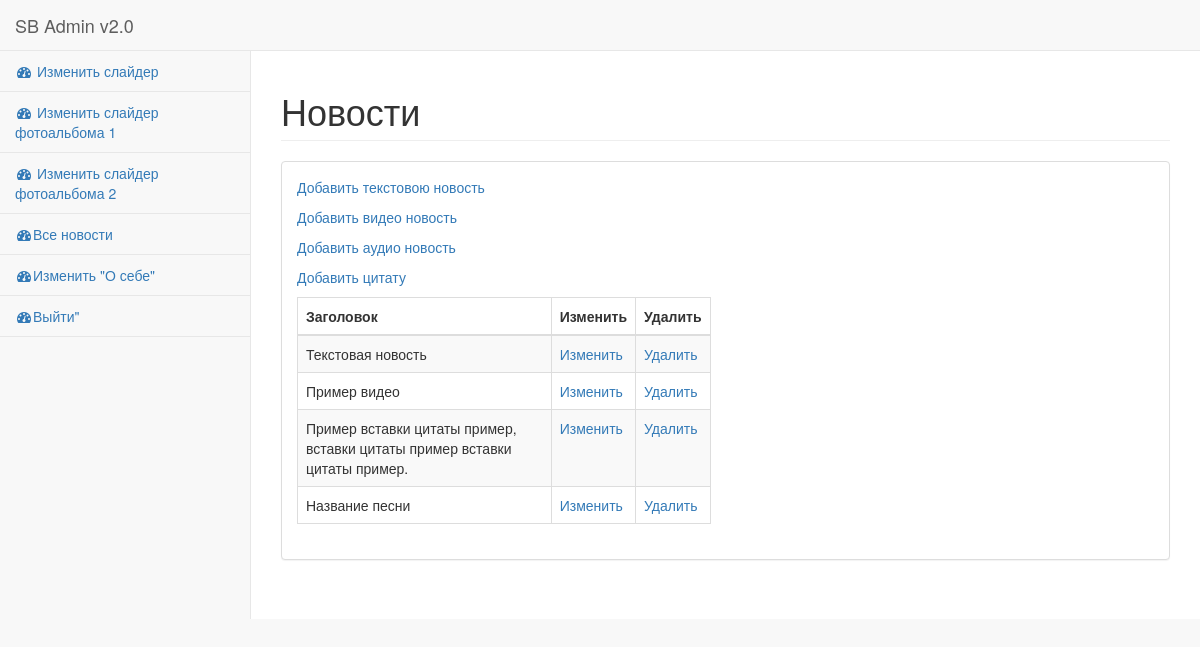
Page /index.php/admin/news on the committed database.
### tables this page shows
CREATE TABLE IF NOT EXISTS `news` (
  `id` int(5) NOT NULL AUTO_INCREMENT,
  `type` varchar(20) NOT NULL,
  `category` varchar(50) NOT NULL,
  `title` varchar(255) NOT NULL,
  `full_text` text NOT NULL,
  `media_video` text NOT NULL,
  `media_audio` text NOT NULL,
  `media_img` varchar(255) NOT NULL,
  `vazhno` int(2) NOT NULL,
  `date` int(10) NOT NULL,
  PRIMARY KEY (`id`)
);

### application/controllers/Admin.php (called while the page is built, shortened)
<?php
class Admin extends CI_Controller {
	public function __construct()
        {
			$this->load->model('Main_m');
		}
	public function news()
	{
		$data['news']=$this->Main_m->get_news();
		$this->load->view('admin_news',$data);
	}
}

### index.php (called while the page is built, shortened)
<?php
require_once BASEPATH.'core/CodeIgniter.php';

### application/models/Main_m.php (called while the page is built, shortened)
<?php
class Main_m extends CI_Model {
		public function get_news()
        {
                $query = $this->db->get('news');
                return $query->result();
        }
}
?>

### application/views/admin_news.php (the view, shortened to what this page needs)
<!DOCTYPE html>
<html lang="en">
<head>
    <link href="/media/vendor/bootstrap/css/bootstrap.min.css" rel="stylesheet">
    <link href="/media/vendor/metisMenu/metisMenu.min.css" rel="stylesheet">
    <link href="/media/dist/css/sb-admin-2.css" rel="stylesheet">
    <link href="/media/vendor/font-awesome/css/font-awesome.min.css" rel="stylesheet" type="text/css">
</head>
<body>
    <div id="wrapper">
        <nav class="navbar navbar-default navbar-static-top" role="navigation" style="margin-bottom: 0">
            <div class="navbar-header">
                <a class="navbar-brand" href="index.html">SB Admin v2.0</a>
            </div>
            <div class="navbar-default sidebar" role="navigation">
                <div class="sidebar-nav navbar-collapse">
                    <ul class="nav" id="side-menu">
						<li>
                            <a href="/admin/editslider"><i class="fa fa-dashboard fa-fw"></i> Изменить слайдер</a>
                        </li>
						<li>
                            <a href="/admin/editgalerey"><i class="fa fa-dashboard fa-fw"></i> Изменить слайдер фотоальбома 1</a>
                        </li>
						<li>
                            <a href="/admin/editgalerey2"><i class="fa fa-dashboard fa-fw"></i> Изменить слайдер фотоальбома 2</a>
                        </li>
						<li>
                            <a href="/admin/news"><i class="fa fa-dashboard fa-fw"></i>Все новости</a>
                        </li>
						<li>
                            <a href="/admin/aboutme"><i class="fa fa-dashboard fa-fw"></i>Изменить "О себе"</a>
                        </li>
						<li>
                            <a href="/admin/exit"><i class="fa fa-dashboard fa-fw"></i>Выйти"</a>
                        </li>
                    </ul>
                </div>
            </div>
        </nav>
        <div id="page-wrapper">
            <div class="row">
                <div class="col-lg-12">
                    <h1 class="page-header">Новости</h1>
                </div>
            </div>
            <div class="row">
                <div class="col-lg-12">
                    <div class="panel panel-default">
                        <div class="panel-body">
                            <div class="row">
                                <div class="col-lg-6">
									<p><a href="/admin/addnew/text">Добавить текстовою новость</a></p>
									<p><a href="/admin/addnew/video">Добавить видео новость</a></p>
									<p><a href="/admin/addnew/audio">Добавить аудио новость</a></p>
									<p><a href="/admin/addnew/chit">Добавить цитату</a></p>
                                    <table width="100%" class="table table-striped table-bordered table-hover" id="dataTables-example">
										<thead>
											<tr>
												<th>Заголовок</th>
												<th>Изменить</th>
												<th>Удалить</th>
											</tr>
										</thead>
										<tbody>
										<?php foreach ($news as $new)
										{
											$title = ($new->type != 'chit') ? $new->title : $new->full_text;?>
											<tr class="odd gradeX">
												<td><?php echo $title ?></td>
												<td><a href="/admin/editnew/<?php echo $new->id ?>">Изменить</a></td>
												<td><a href="/admin/delnew/<?php echo $new->id ?>">Удалить</a></td>
											</tr>
										<?php } ?>
										 </tbody>
									</table>
                                </div>
                            </div>
                        </div>
                    </div>
                </div>
            </div>
        </div>
    </div>
</body>
</html>

### rows in the picture
news: title "Текстовая новость"
news: title "Пример видео"
news: full_text "Пример вставки цитаты пример, вставки цитаты пример вставки цитаты пример."
news: title "Название песни"
